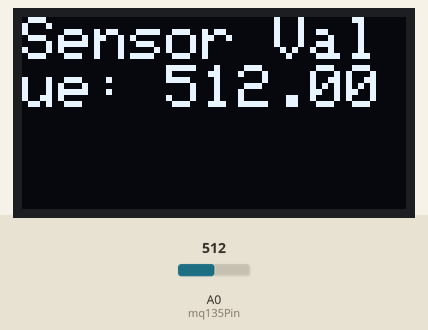
The sketch below on a simulated Arduino Uno, built with avr-gcc and run on an emulated ATmega328P. Parts: 128×64 one-colour display. The inputs (shaded band) are chosen by the test bench; at power-on: A0 (mq135Pin) = 512.

Above: at 3.2 s.
3.3 s: A0 (mq135Pin) set to 716
At 5.0 s:
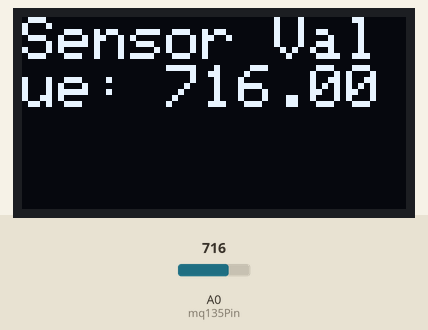
5.6 s: A0 (mq135Pin) set to 900
At 7.4 s:
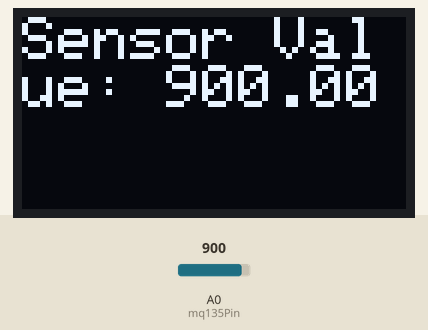
7.7 s: A0 (mq135Pin) set to 1023
At 8.7 s:
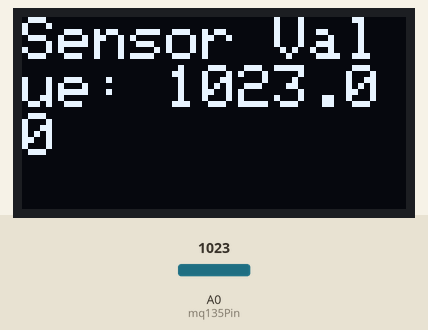
Timing chart, 0 to 10.7 s (numbered marks = the images above; inputs shaded):
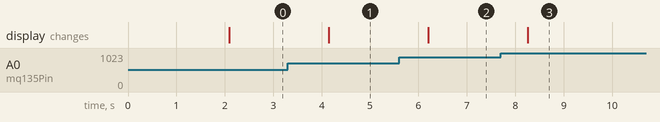

Measured:
- after the input at 3.3 s, the display: changes after 0.85 s (image 1)
- after the input at 5.6 s, the display: changes after 0.60 s (image 2)
- after the input at 7.7 s, the display: changes after 0.56 s (image 3)

The sketch:

SF12.ino
```cpp
#include <Wire.h>
#include <Adafruit_GFX.h>
#include <Adafruit_SSD1306.h>

#define SCREEN_WIDTH 128
#define SCREEN_HEIGHT 64
#define OLED_RESET -1
Adafruit_SSD1306 display(SCREEN_WIDTH, SCREEN_HEIGHT, &Wire, OLED_RESET);

const int mq135Pin = A0; // Pin connected to the MQ135 AOUT
float sensorValue = 0;

void setup() {
  Serial.begin(9600);
  // Initialize OLED display
  if(!display.begin(SSD1306_SWITCHCAPVCC, 0x3C)) { // Check your I2C address (0x3C or 0x3D)
    Serial.println(F("SSD1306 allocation failed"));
    for(;;); // Don't proceed, loop forever
  }

  // Initialize the OLED display

  display.clearDisplay();
  display.setTextSize(2);
  display.setTextColor(WHITE);
  display.setCursor(0, 0);
  display.println("MQ135 Air Quality");
  display.display();
  delay(2000); // Pause for 2 seconds
}

void loop() {
  // Read the analog value from the MQ135 sensor
  sensorValue = analogRead(mq135Pin);

  // Clear the display
  display.clearDisplay();

  // Display the sensor value
  display.setCursor(0, 0);
  display.print("Sensor Value: ");
  display.println(sensorValue);

  // Optionally, you can convert the sensor value to a more meaningful unit
  // For example, you can implement a conversion based on calibration data

  display.display(); // Update the display
  delay(1000); // Update every second
}
```
